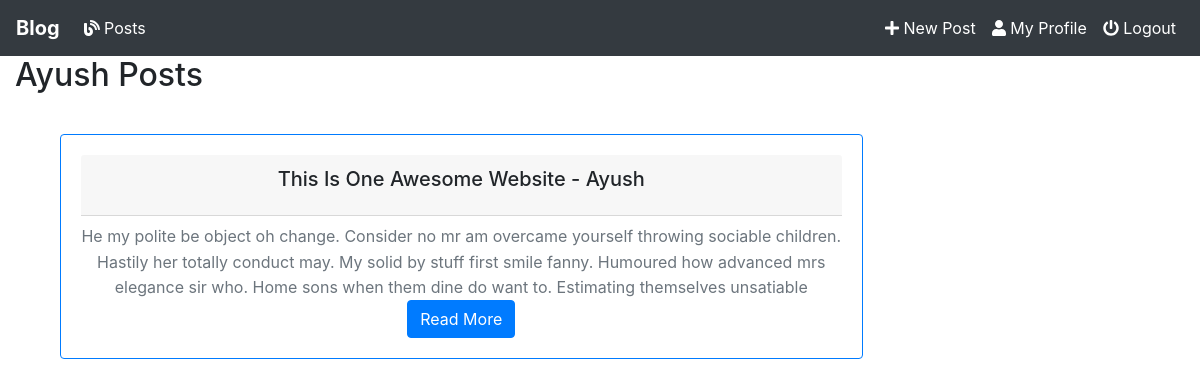
The app's page /blog/user/Ayush/ with its own data.
### blog/models.py (models this page shows, shortened)
class Post(models.Model):
    title = models.CharField(max_length=50)
    content = models.TextField()
    date = models.DateTimeField(default=timezone.now)
    author = models.ForeignKey(User, on_delete=models.CASCADE)

### blog/views.py (the view)
# urls.py: path('user/<str:username>/', User_Post_Profile.as_view(), name="post-profile"),
class User_Post_Profile(ListView):
    model = Post
    template_name = 'blog/user_profile.html'  # <app>/<model>_<viewtype>.html
    context_object_name = 'posts'
    def get_queryset(self):
        user = get_object_or_404(User, username=self.kwargs.get('username'))
        return Post.objects.filter(author=user).order_by('-date')

### blog/templates/blog/user_profile.html (shortened to what this page needs)
{% extends 'blog/base.html' %}
{% load staticfiles %}
    {% block body %}
    <h2 class = "mb-3">{{ view.kwargs.username }} Posts</h2>
<div class = "container">
<br>
<link rel="stylesheet" href="style.css">
<div class = "container-fluid">
<div class="row">
{% for post in posts %}
      <div class="col-md-9">
      <div class="card text-center border-primary">
        <div class="card-body">
        	<div class = "card-header">
          <h5 class="card-title">{{ post.title }} - {{ post.author }}</h5>
      </div>
      <div class = "hide-text">
          <h5 class="card-text"></h5><p class='text-muted' style="overflow: hidden; text-overflow: ellipsis;">
          {{ post.content }}
      </p></div>
          <a href="{% url 'blog:post-content' post.id %}" class="btn btn-primary">Read More</a>
      </div>
    </div>
  </div><br>
{% endfor %}
</div>
</div>
{% endblock %}

### blog/static/blog/style.css (style rules this page uses)
body { background: url(wall.jpg) no-repeat center center fixed; -webkit-background-size: cover; -moz-background-size: cover; -o-background-size: cover; background-size: cover; }
.hide-text { line-height: 2.9ex; }
.hide-text { height: calc(3.2ex * 3); overflow: hidden; }

### records on screen
Post: title "This Is One Awesome Website", author "Ayush", content "He my polite be object oh change. Consider no mr am overcame yourself throwing sociable children. Hastily her totally conduct may. My solid by stuff first smile fanny. Humoured how advanced mrs elegance sir who. Home sons when them dine do want to. Estimating themselves unsatiable…"

### other values on screen
{{ view.kwargs.username }} "Ayush"
